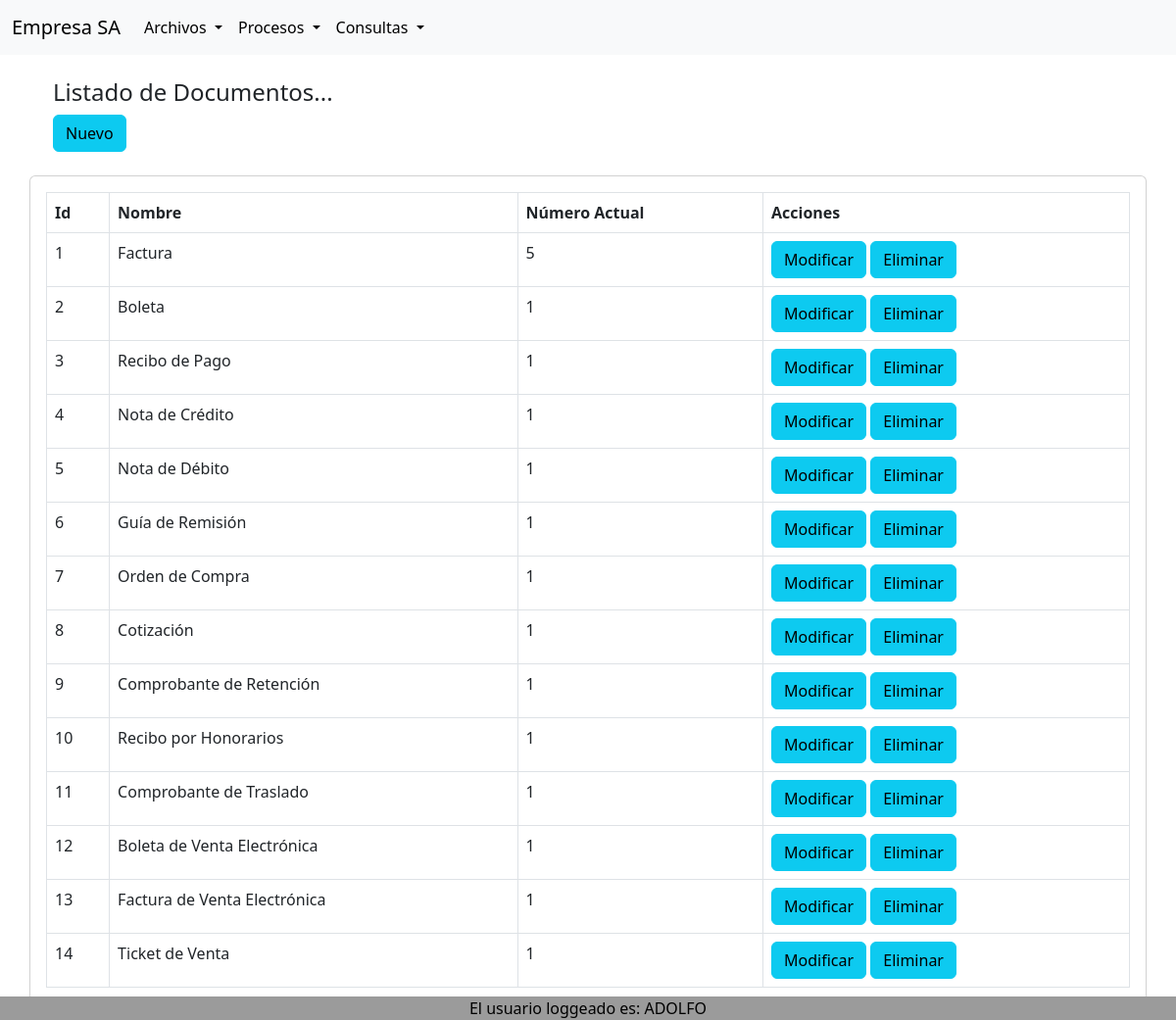
/documento_lista.php (signed in), run on the app's committed database.
### tables this page shows
CREATE TABLE `documento` (
  `id` int(11) NOT NULL,
  `nombre` varchar(50) NOT NULL,
  `numero_actual` int(11) DEFAULT NULL
);

### clases/documento.php (called while the page is built, shortened)
<?php
class Documento {
	private $conn;
	public function conectar_db($cn){
		$this->conn = $cn;
	}
	public function listadocs(){
		$sql = "SELECT * FROM documento";
		$res = mysqli_query($this->conn, $sql);
		return $res;
	}
}
?>

### documento_lista.php (the view, shortened to what this page needs)
<?php
include_once('header.php');
include_once('clases/documento.php');
$conexion = connect_db();
$documento = new Documento();
$documento->conectar_db($conexion);
$datos_documento = $documento->listadocs();
if ($datos_documento){
?>
<div class="container p-12">
    <div class="row">
        <div class="container p-4">
            <h4>Listado de Documentos...</h4>
            <a href="documento_agregaForm.php" class="btn btn-info add-new">Nuevo</a>
        </div>
        <div class="card card-body">
            <table class="table table-bordered">
                <thead>
                    <tr>
                        <th>Id</th>
                        <th>Nombre</th>
                        <th>Número Actual</th>
                        <th>Acciones</th>
                    </tr>
                </thead>
                <tbody>
                <?php
                while ($row=mysqli_fetch_array($datos_documento)){
                    $id = $row['id'];
                    $nombre = $row['nombre'];
                    $numero_actual = $row['numero_actual'];
                ?>
                    <tr>
                        <td><?php echo $id; ?></td>
                        <td><?php echo $nombre; ?></td>
                        <td><?php echo $numero_actual; ?></td>
                        <td>
                            <a href="documento_modificaForm.php?id=<?php echo $id; ?>" class="btn btn-info add-new">Modificar</a>
                            <a href="documento_elimina.php?id=<?php echo $id; ?>" class="btn btn-info add-new">Eliminar</a>
                        </td>
                    </tr>
                <?php
                }
                ?>
                </tbody>
            </table>
        </div>
    </div>
</div>
<?php include('footer.php'); ?>
<?php
}
?>

### data on the page
documento: id "1", nombre "Factura", numero_actual "5"
documento: id "2", nombre "Boleta", numero_actual "1"
documento: id "3", nombre "Recibo de Pago", numero_actual "1"
documento: id "4", nombre "Nota de Crédito", numero_actual "1"
documento: id "5", nombre "Nota de Débito", numero_actual "1"
documento: id "6", nombre "Guía de Remisión", numero_actual "1"
documento: id "7", nombre "Orden de Compra", numero_actual "1"
documento: id "8", nombre "Cotización", numero_actual "1"
documento: id "9", nombre "Comprobante de Retención", numero_actual "1"
documento: id "10", nombre "Recibo por Honorarios", numero_actual "1"
documento: id "11", nombre "Comprobante de Traslado", numero_actual "1"
documento: id "12", nombre "Boleta de Venta Electrónica", numero_actual "1"
documento: id "13", nombre "Factura de Venta Electrónica", numero_actual "1"
documento: id "14", nombre "Ticket de Venta", numero_actual "1"

### other printed values
$_SESSION["nombre"] "ADOLFO"
